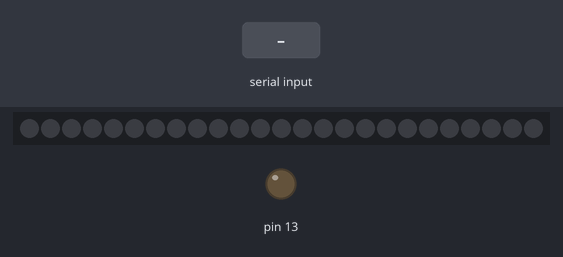
Bench run of a sketch on a simulated Arduino Uno, built with avr-gcc and run on an emulated ATmega328P. On the bench: 25 RGB LEDs in strip order, left to right, output pins drawn as LEDs (lit = HIGH). The inputs (shaded band) are chosen by the test bench.

Above: at 1.2 s.
1.3 s: "90,45,200,10\n" received over Serial
At 2.3 s:
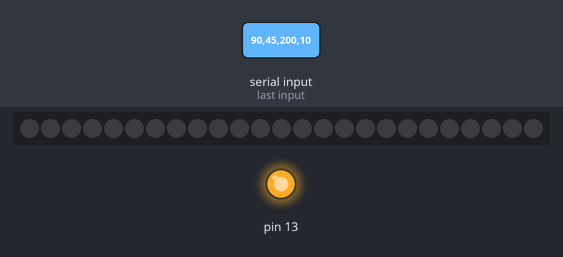
Timing chart, 0 to 4.3 s (numbered marks = the images above; inputs shaded):
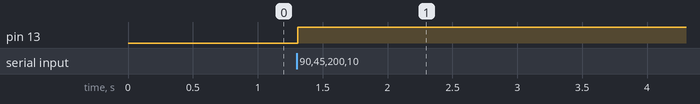

The sketch:

LedStrip.ino
```cpp
#include "Adafruit_WS2801.h"
#include "SPI.h"

uint8_t dataPin  = 2;    // Yellow wire on Adafruit Pixels
uint8_t clockPin = 3;    // Green wire on Adafruit Pixels
// Don't forget to connect the ground wire to Arduino ground,
// and the +5V wire to a +5V supply
bool lightOn = false;

// Set the first variable to the NUMBER of pixels. 25 = 25 pixels in a row
Adafruit_WS2801 strip = Adafruit_WS2801(25, dataPin, clockPin);

void setup() {
  Serial.begin(57600);
  pinMode(13, OUTPUT);
  strip.begin();
  strip.show();
}

void loop() {
  // read in a line of text from Processing
  String line = Serial.readStringUntil('\n');

  if (line == NULL) {
    // no line available, nothing to do
    return;
  }
  if (line.length() < 11) {
    // line is shorter than expected, ignore
    return;
  }

  // turn the text into numbers
  String field = line.substring(0, 2);
  int col = field.toInt();
  field = line.substring(2, 5);
  int red = field.toInt();
  field = line.substring(5, 8);
  int green = field.toInt();
  field = line.substring(8, 11);
  int blue = field.toInt();

  // set the respective pixel on the strip
  strip.setPixelColor((uint16_t)col, (uint8_t)red, (uint8_t)green, (uint8_t)blue);
  strip.show();

  // blink the led to show it's working
  lightOn = ~lightOn;
  digitalWrite(13, lightOn);
}
```

Measured:
- after the input at 1.3 s, pin 13: LOW → HIGH at once
